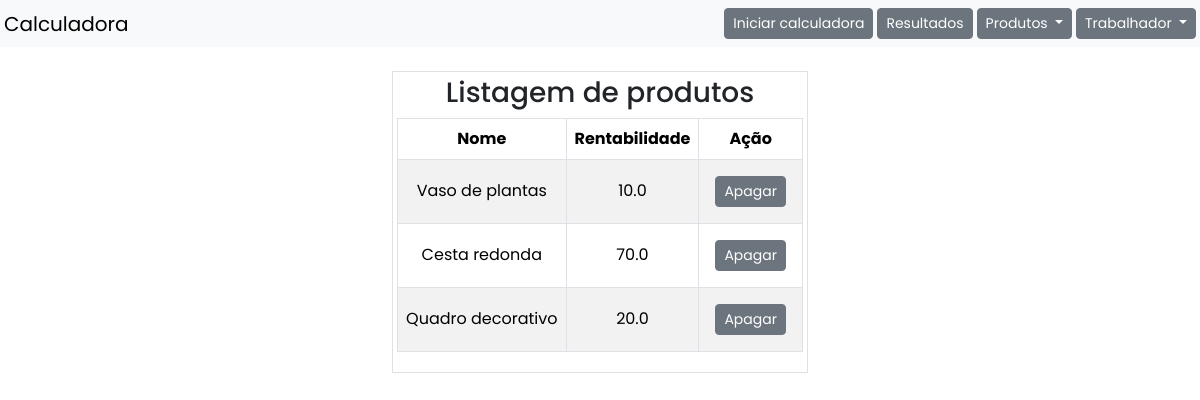
Page /visualizar_produtos on the committed database.
### app/main.py (models this page shows)
class Produto(db.Model):  #Criação do model Produto como objeto.
    id = db.Column(db.Integer, primary_key=True)
    nome = db.Column(db.String(80), nullable=False)
    rentabilidade = db.Column(db.Float, nullable=False)

### app/main.py (the view)
@app.route('/visualizar_produtos', methods=['GET']) #Rota que exibe os produtos.
def visualizar_produtos():
    produtos = Produto.query.all() #Busca todos os produtos do banco de dados.
    return render_template('templates/visualizar_produtos.html', produtos=produtos)

### app/templates/visualizar_produtos.html
{% extends 'template.html' %}
{% block content %}
<div class="border m-auto mt-4 p-1 text-center">
    <h3>Listagem de produtos</h3>
    <div>
        <table class="table table-striped align-middle table-bordered table-hover">
            <thead>
                <tr>
                    <th> Nome </th>
                    <th> Rentabilidade </th>
                    <th> Ação </th>
                </tr>
            </thead>
            <tbody>
                {% for i in produtos %}
                        <tr>
                            <td>{{ i.nome }}</td>
                            <td>{{ i.rentabilidade }}</td>
                            <td>
                                <form action="/deletar_produto/{{ i.id }}" method="post">
                                <input class="btn btn-sm btn-secondary m-2" type="submit" value="Apagar">
                                </form>
                            </td>
                        </tr>
                {% endfor %}
            </tbody>
        </table>
    </div>
</div>
{% endblock %}

### app/templates/template.html (style rules this page uses)
body { font-family: 'Poppins', serif; }

### rows in the picture
Produto: nome "Vaso de plantas", rentabilidade "10.0"
Produto: nome "Cesta redonda", rentabilidade "70.0"
Produto: nome "Quadro decorativo", rentabilidade "20.0"
